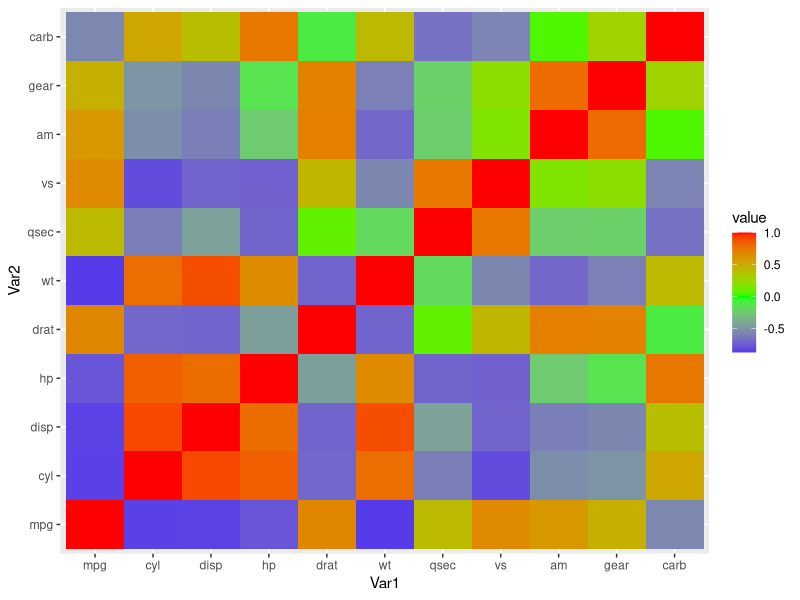
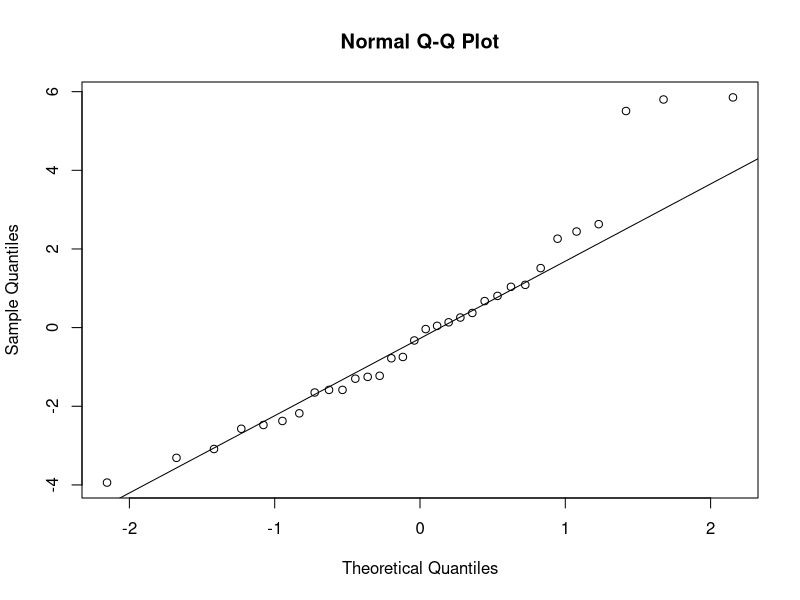
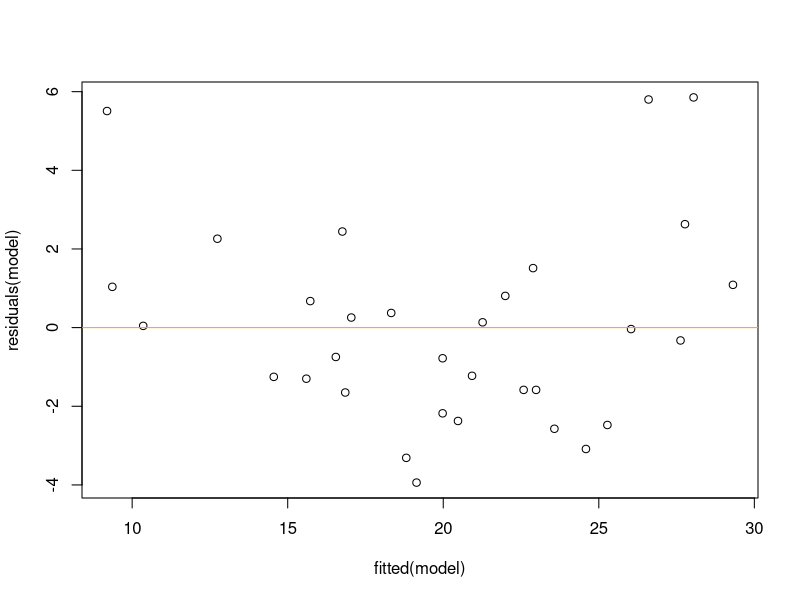

Write the R code that produced these figures, in order.
#Memuat data library di R
library(ggplot2)
library(reshape2)
library(lmtest)
library(car)

#Sisipkan data mtcars di R
data(mtcars)

#Melakukan preview data mtcars
head(mtcars)
summary(mtcars)
str(mtcars)

#Membuat heatmap korelasi data
cor_matrix <- cor(mtcars)  
melted_cor <- melt(cor_matrix) 
ggplot(data = melted_cor, aes(x=Var1, y=Var2, fill=value)) + 
  geom_tile() +
  scale_fill_gradient2(low="blue", high="red", mid="green", midpoint=0)

#Melakukan uji asumsi normalitas 
model <- lm(mpg ~ wt +hp, data=mtcars) 
shapiro.test(residuals(model))
qqnorm(residuals(model))
qqline(residuals(model))

#Melakukan uji asumsi Heteroskedastisitas
bptest(model)
plot(fitted(model), residuals(model))
abline(h=0, col="orange")

#Melakukan uji asumsi Multikolinieritas 
model2 <- lm(mpg ~ wt + hp, data=mtcars)
vif(model2) # Jika memiliki multiple predictors

#Melakukan uji asumsi autokorelasi
dwtest(model)

#Melakukan pemodelan regresi
model <- lm(mpg ~ wt, data=mtcars)
summary(model) # Melakukan ringkasan model

#Melakukan R-Square
summary(model)$r.squared

#Melakukan inteprestasi model
summary(model)
# Interprestasi:
# 1. Model regresi berganda: 30.29 (mpg) - 5.3445 
# 2. Setiap penambahan 1 unit berat (wt), mpg berkurang 5.3445
# 3. R-square: 0.8269
# 4. Nilai p < 0.05 berarti model signifikan
